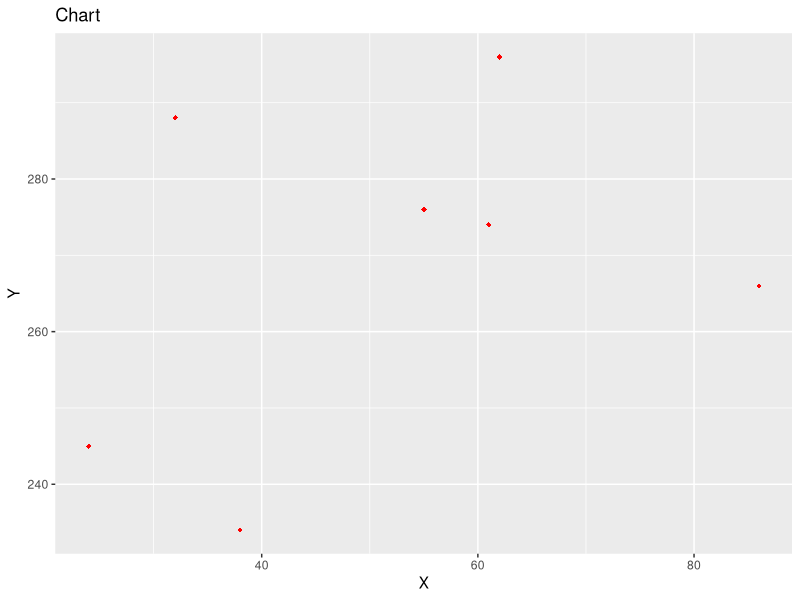
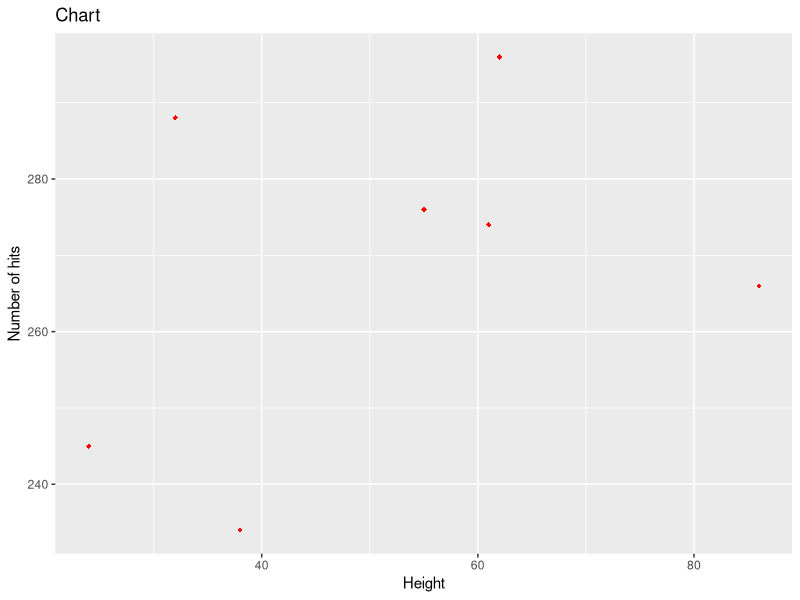
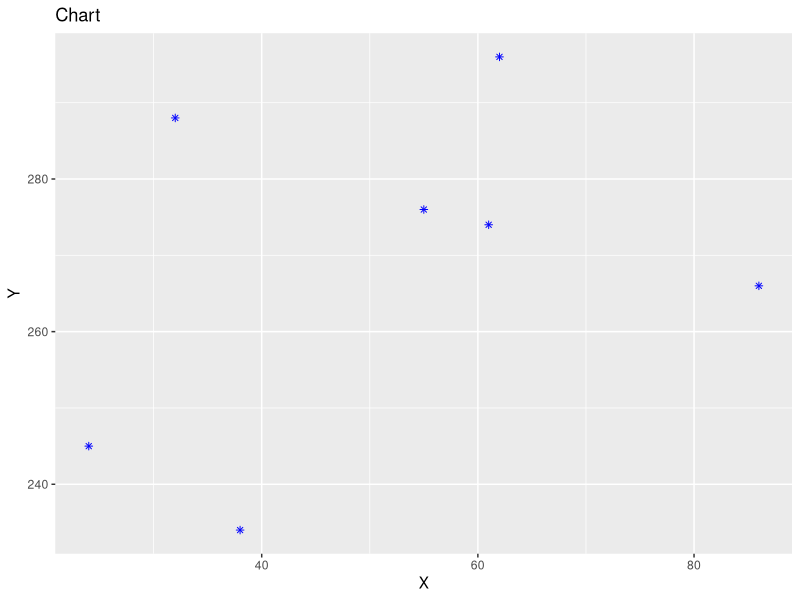
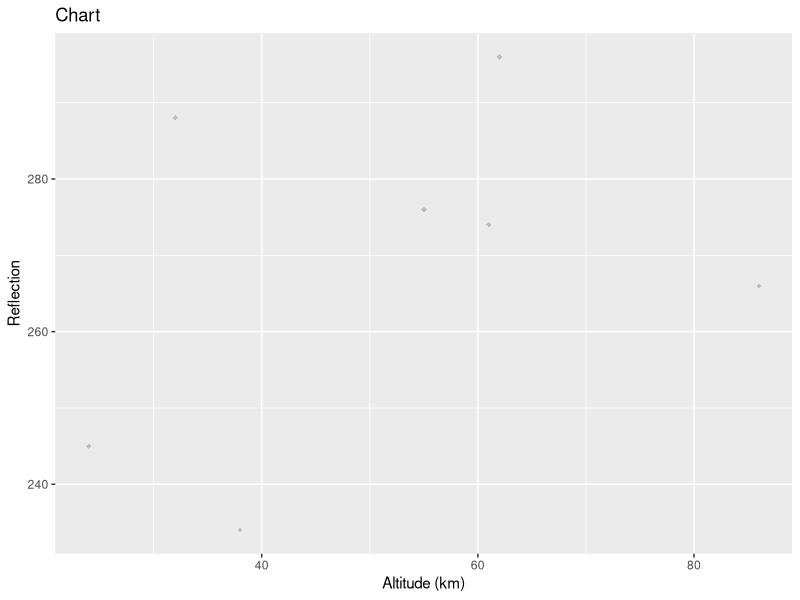
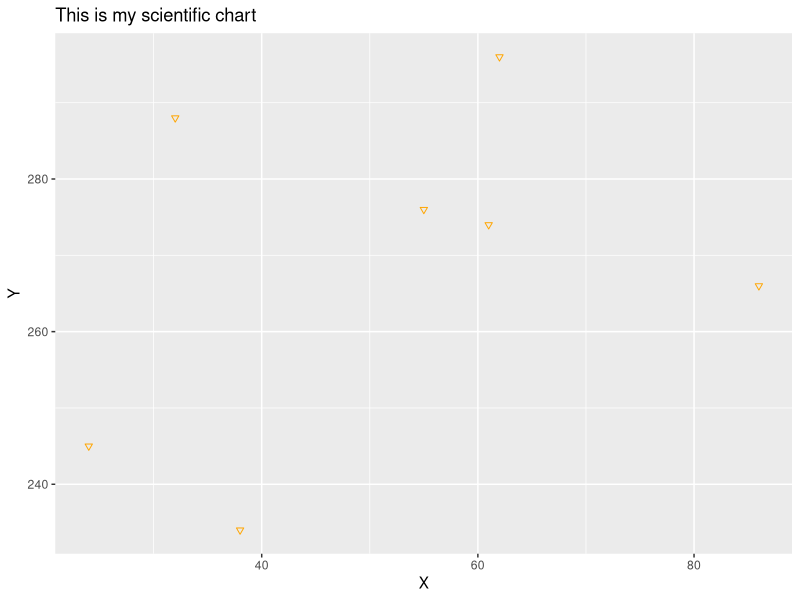

Write the R code that produced these figures, in order.
# *************** Exercise 2. ***************
# Apart from x and y, the flexible_plot function accepts 3 more optional arguments:
#		- labels: as a vector of two strings. The are the names of the x and y axis.
#		- title: as string. The title of the chart.
#		- color: as string. The color of the data points.
#		- shape: as numeric. The type of the data points (as in ggplot2).

if(!require("ggplot2")) install.packages("ggplot2")

library(ggplot2)



flexible_plot <- function(x, y, ...) {
	extra_args <- list(...)
	if(!is.null(extra_args$labels)) {
		labels <- extra_args$labels
	}
	else {
		labels <- c("X", "Y") # Some default labels
	}
	if(!is.null(extra_args$title)) {
		title <- extra_args$title
	}
	else {
		title <- "Chart" # Some default title
	}
	if(!is.null(extra_args$shape)) {
		shape <- extra_args$shape
	}
	else {
		shape <- 18 # A default shape
	}
	if(!is.null(extra_args$color)) {
		color <- extra_args$color
	}
	else {
		color <- "red" # A default colour
	}

	ggplot(as.data.frame(list(x, y)), aes(x=x, y=y)) + geom_point(shape = shape, color = color) +
		labs(title = title, x = labels[1], y = labels[2])
	}


x <- c(24, 32, 38, 55, 62, 61, 86)
y <- c(245, 288, 234, 276, 296, 274, 266)

flexible_plot(x, y)
flexible_plot(x, y, labels=c("Height", "Number of hits"))
flexible_plot(x, y, shape=8, color="blue")
flexible_plot(x, y, labels = c("Altitude (km)", "Reflection"), color = "gray")
flexible_plot(x, y, color = "orange", shape=6, title = "This is my scientific chart")